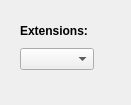
<?xml version="1.0" encoding="UTF-8"?>
<ui version="4.0">
 <class>VideoSettings</class>
 <widget class="QDialog" name="VideoSettings">
  <property name="geometry">
   <rect>
    <x>0</x>
    <y>0</y>
    <width>131</width>
    <height>105</height>
   </rect>
  </property>
  <property name="windowTitle">
   <string>Video Settings</string>
  </property>
  <widget class="QWidget" name="">
   <property name="geometry">
    <rect>
     <x>20</x>
     <y>20</y>
     <width>74</width>
     <height>50</height>
    </rect>
   </property>
   <layout class="QVBoxLayout" name="verticalLayout">
    <item>
     <widget class="QLabel" name="ext">
      <property name="text">
       <string>&lt;b&gt;Extensions:&lt;/b&gt;</string>
      </property>
     </widget>
    </item>
    <item>
     <widget class="QComboBox" name="extBox"/>
    </item>
   </layout>
  </widget>
 </widget>
 <resources/>
 <connections/>
</ui>
